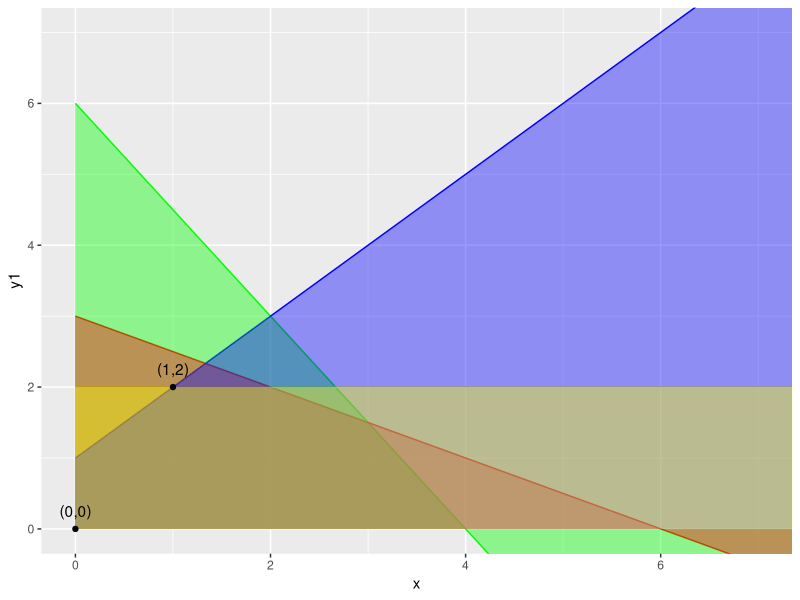

Reproduce this figure in R.
library(ggplot2)

f1<-function(x){return((24-6*x)/4)}
f2<-function(x){return((6-x)/2)}
f3<-function(x){return(1+x)}
f4<-function(x){return(2)}

x<-seq(0,10,length.out = 100)

df <- data.frame(x=x,y1=f1(x),y2=f2(x),y3=f3(x),y4=f4(x))

ggplot(df,aes(x=x))+
  geom_line(aes(y=y1),colour="green")+
  geom_line(aes(y=y2),colour="red")+
  geom_line(aes(y=y3),colour="blue")+
  geom_line(aes(y=y4),colour="yellow")+
  geom_ribbon(aes(ymin=0 , ymax=y1) , fill="green", alpha=0.4)+
  geom_ribbon(aes(ymin=0 , ymax=y2) , fill="red" , alpha=0.4)+
  geom_ribbon(aes(ymin=0 , ymax=y3) , fill="blue" , alpha=0.4)+
  geom_ribbon(aes(ymin=0 , ymax=y4) , fill="Yellow" , alpha=0.4)+
  coord_cartesian(xlim = c(0,7), ylim = c(0,7))+
  annotate("text",x=0,y=0,label="(0,0)",vjust=-1)+
  annotate("point",x=0,y=0)+
  annotate("text",x=1,y=2,label="(1,2)",vjust=-1)+
  annotate("point",x=1,y=2)
  
  
